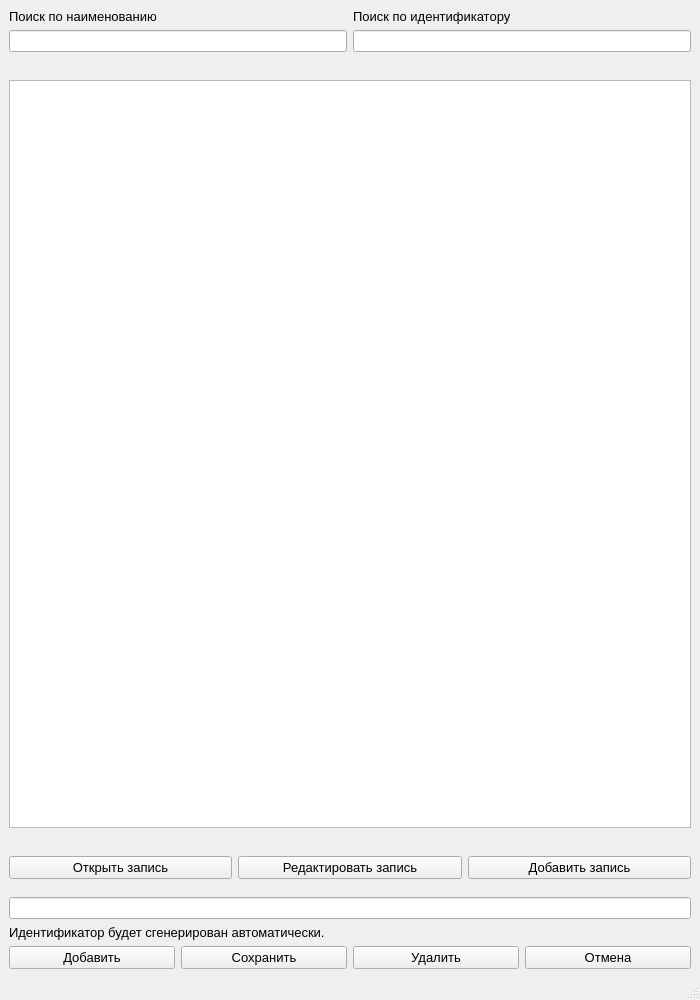
<?xml version="1.0" encoding="UTF-8"?>
<ui version="4.0">
 <class>MainWindow</class>
 <widget class="QMainWindow" name="MainWindow">
  <property name="geometry">
   <rect>
    <x>0</x>
    <y>0</y>
    <width>700</width>
    <height>1000</height>
   </rect>
  </property>
  <property name="windowTitle">
   <string>MainWindow</string>
  </property>
  <widget class="QWidget" name="centralwidget">
   <layout class="QVBoxLayout" name="verticalLayout_4">
    <item>
     <layout class="QHBoxLayout" name="horizontalLayout_2">
      <item>
       <layout class="QVBoxLayout" name="verticalLayout_2">
        <item>
         <widget class="QLabel" name="labelName">
          <property name="font">
           <font>
            <pointsize>10</pointsize>
           </font>
          </property>
          <property name="text">
           <string>Поиск по наименованию</string>
          </property>
         </widget>
        </item>
        <item>
         <widget class="QLineEdit" name="lineName"/>
        </item>
       </layout>
      </item>
      <item>
       <layout class="QVBoxLayout" name="verticalLayout_3">
        <item>
         <widget class="QLabel" name="labelID">
          <property name="font">
           <font>
            <pointsize>10</pointsize>
           </font>
          </property>
          <property name="text">
           <string>Поиск по идентификатору</string>
          </property>
         </widget>
        </item>
        <item>
         <widget class="QLineEdit" name="lineID">
          <property name="text">
           <string/>
          </property>
         </widget>
        </item>
       </layout>
      </item>
     </layout>
    </item>
    <item>
     <layout class="QVBoxLayout" name="verticalLayout">
      <item>
       <spacer name="verticalSpacer">
        <property name="orientation">
         <enum>Qt::Vertical</enum>
        </property>
        <property name="sizeType">
         <enum>QSizePolicy::Fixed</enum>
        </property>
        <property name="sizeHint" stdset="0">
         <size>
          <width>253</width>
          <height>22</height>
         </size>
        </property>
       </spacer>
      </item>
      <item>
       <widget class="QTableWidget" name="tableItems"/>
      </item>
      <item>
       <spacer name="verticalSpacer_2">
        <property name="orientation">
         <enum>Qt::Vertical</enum>
        </property>
        <property name="sizeType">
         <enum>QSizePolicy::Fixed</enum>
        </property>
        <property name="sizeHint" stdset="0">
         <size>
          <width>253</width>
          <height>22</height>
         </size>
        </property>
       </spacer>
      </item>
     </layout>
    </item>
    <item>
     <layout class="QHBoxLayout" name="horizontalLayout">
      <item>
       <widget class="QPushButton" name="pushButtonOpen">
        <property name="font">
         <font>
          <pointsize>10</pointsize>
         </font>
        </property>
        <property name="text">
         <string>Открыть запись</string>
        </property>
       </widget>
      </item>
      <item>
       <widget class="QPushButton" name="pushButtonEdit">
        <property name="enabled">
         <bool>true</bool>
        </property>
        <property name="font">
         <font>
          <pointsize>10</pointsize>
         </font>
        </property>
        <property name="text">
         <string>Редактировать запись</string>
        </property>
       </widget>
      </item>
      <item>
       <widget class="QPushButton" name="pushButtonAdd">
        <property name="font">
         <font>
          <pointsize>10</pointsize>
         </font>
        </property>
        <property name="text">
         <string>Добавить запись</string>
        </property>
       </widget>
      </item>
     </layout>
    </item>
    <item>
     <spacer name="verticalSpacer_3">
      <property name="orientation">
       <enum>Qt::Vertical</enum>
      </property>
      <property name="sizeType">
       <enum>QSizePolicy::Fixed</enum>
      </property>
      <property name="sizeHint" stdset="0">
       <size>
        <width>253</width>
        <height>12</height>
       </size>
      </property>
     </spacer>
    </item>
    <item>
     <widget class="QLineEdit" name="lineEdit">
      <property name="enabled">
       <bool>true</bool>
      </property>
     </widget>
    </item>
    <item>
     <widget class="QLabel" name="labelAdd">
      <property name="font">
       <font>
        <pointsize>10</pointsize>
       </font>
      </property>
      <property name="text">
       <string>Идентификатор будет сгенерирован автоматически.</string>
      </property>
     </widget>
    </item>
    <item>
     <layout class="QHBoxLayout" name="horizontalLayout_3">
      <item>
       <widget class="QPushButton" name="pbAdd">
        <property name="font">
         <font>
          <pointsize>10</pointsize>
         </font>
        </property>
        <property name="text">
         <string>Добавить</string>
        </property>
       </widget>
      </item>
      <item>
       <widget class="QPushButton" name="pbSave">
        <property name="font">
         <font>
          <pointsize>10</pointsize>
         </font>
        </property>
        <property name="text">
         <string>Сохранить</string>
        </property>
       </widget>
      </item>
      <item>
       <widget class="QPushButton" name="pbDelete">
        <property name="font">
         <font>
          <pointsize>10</pointsize>
         </font>
        </property>
        <property name="text">
         <string>Удалить</string>
        </property>
       </widget>
      </item>
      <item>
       <widget class="QPushButton" name="pbCancel">
        <property name="enabled">
         <bool>true</bool>
        </property>
        <property name="font">
         <font>
          <pointsize>10</pointsize>
         </font>
        </property>
        <property name="text">
         <string>Отмена</string>
        </property>
       </widget>
      </item>
     </layout>
    </item>
   </layout>
  </widget>
  <widget class="QStatusBar" name="statusbar"/>
 </widget>
 <resources/>
 <connections/>
</ui>
